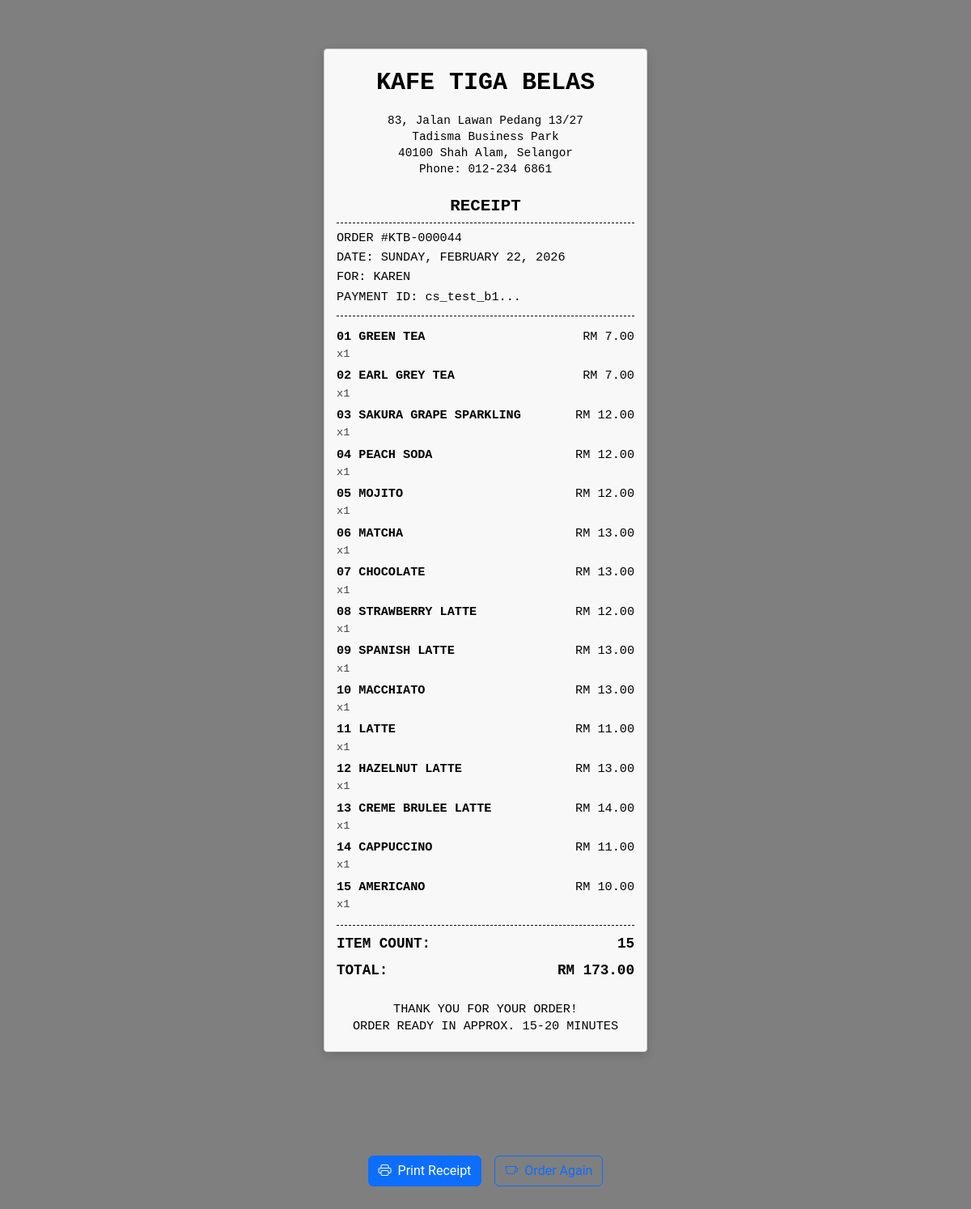
Page /receipt.php?order_id=44 (signed in) on the committed database.
### tables this page shows
CREATE TABLE `orders` (
  `id` int(11) NOT NULL,
  `user_id` int(11) DEFAULT NULL,
  `total_amount` decimal(10,2) NOT NULL,
  `payment_id` varchar(255) NOT NULL,
  `status` varchar(20) DEFAULT 'pending',
  `created_at` timestamp NOT NULL DEFAULT current_timestamp(),
  `updated_at` timestamp NOT NULL DEFAULT current_timestamp() ON UPDATE current_timestamp(),
  `estimated_ready_time` datetime DEFAULT NULL,
  `notes` text DEFAULT NULL,
  `pickup_code` varchar(10) DEFAULT NULL
);

CREATE TABLE `users` (
  `id` int(11) NOT NULL,
  `username` varchar(50) NOT NULL,
  `email` varchar(100) NOT NULL,
  `password` varchar(255) NOT NULL,
  `role_id` int(11) NOT NULL,
  `email_verified` tinyint(1) DEFAULT 0,
  `verification_token` varchar(64) DEFAULT NULL,
  `token_expires` datetime DEFAULT NULL,
  `profile_picture` varchar(255) DEFAULT 'default-profile.png',
  `is_active` tinyint(1) DEFAULT 1,
  `banned_at` datetime DEFAULT NULL,
  `ban_reason` text DEFAULT NULL
);

CREATE TABLE `order_items` (
  `id` int(11) NOT NULL,
  `order_id` int(11) NOT NULL,
  `menu_item_id` int(11) NOT NULL,
  `quantity` int(11) NOT NULL,
  `price` decimal(10,2) NOT NULL
);

CREATE TABLE `menu_items` (
  `id` int(11) NOT NULL,
  `name` varchar(100) NOT NULL,
  `description` text DEFAULT NULL,
  `price` decimal(10,2) NOT NULL,
  `category` varchar(50) NOT NULL,
  `image_url` varchar(255) DEFAULT NULL,
  `is_available` tinyint(1) DEFAULT 1,
  `created_at` timestamp NOT NULL DEFAULT current_timestamp(),
  `updated_at` timestamp NOT NULL DEFAULT current_timestamp() ON UPDATE current_timestamp()
);

### receipt.php (the view, shortened to what this page needs)
<?php
require 'app/db.php';
$order_id = $_GET['order_id'] ?? 0;
$session_id = $_GET['session_id'] ?? '';
try {
    $stmt = $pdo->prepare("
        SELECT o.*, u.username, u.email
        FROM orders o
        LEFT JOIN users u ON o.user_id = u.id
        WHERE o.id = ? OR o.payment_id = ?
    ");
    $stmt->execute([$order_id, $session_id]);
    $order = $stmt->fetch(PDO::FETCH_ASSOC);
    $stmt = $pdo->prepare("
        SELECT oi.*, mi.name, mi.description
        FROM order_items oi
        JOIN menu_items mi ON oi.menu_item_id = mi.id
        WHERE oi.order_id = ?
    ");
    $stmt->execute([$order['id']]);
    $order_items = $stmt->fetchAll(PDO::FETCH_ASSOC);
} catch (Exception $e) {
    $error = $e->getMessage();
}
?>
<!DOCTYPE html>
<html lang="en">
<head>
    <link href="assets/vendor/bootstrap/css/bootstrap.min.css" rel="stylesheet">
    <link href="assets/vendor/bootstrap-icons/bootstrap-icons.css" rel="stylesheet">
    <link href="assets/css/main.css" rel="stylesheet">
<div class="receipt-container">
    <?php if (isset($error)): ?>
        <div class="alert alert-danger"><?php echo htmlspecialchars($error); ?></div>
    <?php elseif (isset($order)): ?>
        <div class="receipt-header">
            <p style="font-size:30px; font-weight: bold">KAFE TIGA BELAS</p>
            <div class="receipt-shop-info">
                83, Jalan Lawan Pedang 13/27<br>
                Tadisma Business Park<br>
                40100 Shah Alam, Selangor<br>
                Phone: 012-234 6861
            </div>
        </div>
        <div class="receipt-title">RECEIPT</div>
        <div class="receipt-order-info">
            <p>ORDER #KTB-<?php echo str_pad($order['id'], 6, '0', STR_PAD_LEFT); ?></p>
            <p>DATE: <?php echo strtoupper(date('l, F j, Y', strtotime($order['created_at']))); ?></p>
            <p>FOR: <?php echo htmlspecialchars(strtoupper($order['username'] ?? 'GUEST')); ?></p>
            <?php if (!empty($order['payment_id'])): ?>
                <p>PAYMENT ID: <?php echo substr($order['payment_id'], 0, 10) . '...'; ?></p>
            <?php endif; ?>
        </div>
        <div class="dashed-line"></div>
        <div class="receipt-items">
            <?php foreach ($order_items as $index => $item): ?>
                <div class="receipt-item">
                    <div class="receipt-item-left">
                        <span class="item-name">
                            <?php printf("%02d", $index + 1); ?>
                            <?php echo htmlspecialchars(strtoupper($item['name'])); ?>
                        </span><br>
                        <span class="item-qty">x<?php echo $item['quantity']; ?></span>
                    </div>
                    <div class="receipt-item-right">
                        RM <?php echo number_format($item['price'] * $item['quantity'], 2); ?>
                    </div>
                </div>
            <?php endforeach; ?>
        </div>
        <div class="dashed-line"></div>
        <div class="receipt-total">
            <div>ITEM COUNT:</div>
            <div><?php echo count($order_items); ?></div>
        </div>
        <div class="receipt-total">
            <div>TOTAL:</div>
            <div>RM <?php echo number_format($order['total_amount'], 2); ?></div>
        </div>
        <div class="thank-you">
            THANK YOU FOR YOUR ORDER!<br>
            ORDER READY IN APPROX. 15-20 MINUTES
        </div>
</div>
<div class="receipt-footer">
    <?php endif; ?>
    <div class="d-flex justify-content-center gap-3 mt-5 no-print">
        <button onclick="window.print()" class="btn btn-primary">
            <i class="bi bi-printer me-2"></i>Print Receipt
        </button>
        <a href="menu.php" class="btn btn-outline-primary">
            <i class="bi bi-cup me-2"></i>Order Again
        </a>
    </div>
</div>
</body>
</html>

### assets/css/main.css (style rules this page uses)
:root { --default-font: "Roboto", system-ui, -apple-system, "Segoe UI", Roboto, "Helvetica Neue", Arial, "Noto Sans", "Liberation Sans", sans-serif, "Apple Color Emoji", "Segoe UI Emoji", "Segoe UI Symbol", "Noto Color Emoji"; --heading-font: "Playfair Display", sans-serif; --nav-font: "Poppins", sans-serif; }
:root { --background-color: #0c0b09; --default-color: rgba(255, 255, 255, 0.7); --heading-color: #ffffff; --accent-color: #cda45e; --surface-color: #29261f; --contrast-color: #0c0b09; }
:root { --nav-color: #ffffff; --nav-hover-color: #cda45e; --nav-mobile-background-color: #29261f; --nav-dropdown-background-color: #29261f; --nav-dropdown-color: #ffffff; --nav-dropdown-hover-color: #cda45e; }
:root { scroll-behavior: smooth; }
a { color: var(--accent-color); text-decoration: none; transition: 0.3s; }

### receipt.php (style rules this page uses)
.receipt-container { max-width: 400px; margin: 60px auto 50px; padding: 20px 15px; background: #f8f8f8; color: #000; font-family: 'Courier New', Courier, monospace; font-size: 14px; line-height: 1.4; border: 1px solid #ccc; border-radius: 4px; box-shadow: 0 4px 12px rgba(0,0,0,0.15); position: relative; }
.receipt-header { text-align: center; margin-bottom: 20px; }
.receipt-shop-info { font-size: 0.9rem; margin-bottom: 18px; }
.receipt-title { text-align: center; font-size: 1.3rem; font-weight: bold; text-transform: uppercase; margin: 12px 0 8px; border-bottom: 1px dashed #000; padding-bottom: 6px; }
.receipt-order-info { font-size: 0.95rem; margin-bottom: 12px; }
.receipt-order-info p { margin: 3px 0; }
.receipt-items { margin: 15px 0; }
.receipt-item { display: flex; justify-content: space-between; margin: 6px 0; font-size: 0.95rem; }
.receipt-item-left { flex: 1; white-space: nowrap; overflow: hidden; text-overflow: ellipsis; padding-right: 8px; }
.receipt-item-right { text-align: right; min-width: 80px; }
.item-name { font-weight: bold; }
.item-qty { color: #444; font-size: 0.85rem; }
.dashed-line { border-bottom: 1px dashed #000; margin: 10px 0; }
.receipt-total { font-weight: bold; font-size: 1.1rem; display: flex; justify-content: space-between; margin-top: 8px; }
.thank-you { text-align: center; margin-top: 25px; font-size: 0.95rem; }
.receipt-footer { max-width: 400px; margin: 40px auto 60px; padding: 30px; }

### rows in the picture
orders: id "000044", created_at "SUNDAY, FEBRUARY 22, 2026", user.username "KAREN", payment "cs_test_b1", total_amount "173.00"
order_items: menu_item.name "GREEN TEA", quantity "1", $item['price']*$item['quantity'] "7.00"
order_items: menu_item.name "EARL GREY TEA", quantity "1", $item['price']*$item['quantity'] "7.00"
order_items: menu_item.name "SAKURA GRAPE SPARKLING", quantity "1", $item['price']*$item['quantity'] "12.00"
order_items: menu_item.name "PEACH SODA", quantity "1", $item['price']*$item['quantity'] "12.00"
order_items: menu_item.name "MOJITO", quantity "1", $item['price']*$item['quantity'] "12.00"
order_items: menu_item.name "MATCHA", quantity "1", $item['price']*$item['quantity'] "13.00"
order_items: menu_item.name "CHOCOLATE", quantity "1", $item['price']*$item['quantity'] "13.00"
order_items: menu_item.name "STRAWBERRY LATTE", quantity "1", $item['price']*$item['quantity'] "12.00"
order_items: menu_item.name "SPANISH LATTE", quantity "1", $item['price']*$item['quantity'] "13.00"
order_items: menu_item.name "MACCHIATO", quantity "1", $item['price']*$item['quantity'] "13.00"
order_items: menu_item.name "LATTE", quantity "1", $item['price']*$item['quantity'] "11.00"
order_items: menu_item.name "HAZELNUT LATTE", quantity "1", $item['price']*$item['quantity'] "13.00"
order_items: menu_item.name "CREME BRULEE LATTE", quantity "1", $item['price']*$item['quantity'] "14.00"
order_items: menu_item.name "CAPPUCCINO", quantity "1", $item['price']*$item['quantity'] "11.00"
order_items: menu_item.name "AMERICANO", quantity "1", $item['price']*$item['quantity'] "10.00"

### other values in the picture
count($order_items) "15"
